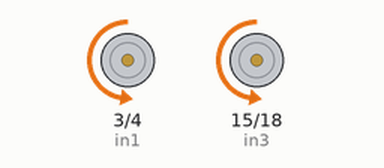
Recording of a program running on a simulated Raspberry Pi (BCM pin numbers). On the bench: motor-driver pin pairs drawn as motors (green arrow = first pin HIGH = forward, orange = second pin HIGH = backward, longer = more drive, scaled by the enable pin).

Above: at 2.0 s.
At 6.0 s:
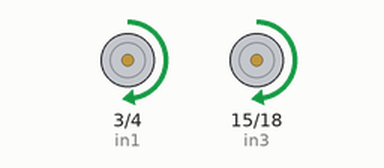
Timing chart, 0 to 10.4 s (numbered marks = the images above):
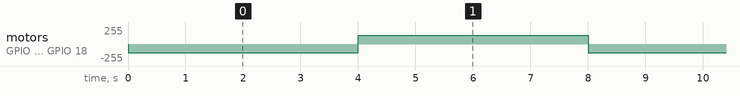

The program:

time_controlled_car.py
```python
import RPi.GPIO as GPIO
from time import sleep

GPIO.setmode(GPIO.BCM)
GPIO.setwarnings(False)

en1= 2
in1= 3
in2= 4
en2= 14
in3= 15
in4= 18

GPIO.setup(en1, GPIO.OUT)
GPIO.setup(in1, GPIO.OUT)
GPIO.setup(in2, GPIO.OUT)
GPIO.setup(en2, GPIO.OUT)
GPIO.setup(in3, GPIO.OUT)
GPIO.setup(in4, GPIO.OUT)


pwm1= GPIO.PWM(en1, 100)
pwm2= GPIO.PWM(en2, 100)

pwm1.start(0)
pwm2.start(0)


while True:
    GPIO.output(in1, GPIO.LOW)
    GPIO.output(in2, GPIO.HIGH)
    GPIO.output(in3, GPIO.LOW)
    GPIO.output(in4, GPIO.HIGH)
    pwm1.ChangeDutyCycle(50)
    pwm2.ChangeDutyCycle(50)
    sleep(4)
    GPIO.output(in1, GPIO.HIGH)
    GPIO.output(in2, GPIO.LOW)
    GPIO.output(in3, GPIO.HIGH)
    GPIO.output(in4, GPIO.LOW)
    pwm1.ChangeDutyCycle(50)
    pwm2.ChangeDutyCycle(50)
    sleep(4)
```

Measured:
- by itself, motor on GPIO 3 (in1) / GPIO 4 (in2), motor on GPIO 15 (in3) / GPIO 18 (in4): alternates forward 128/255 for 4.0 s and backward 128/255 for 4.0 s
